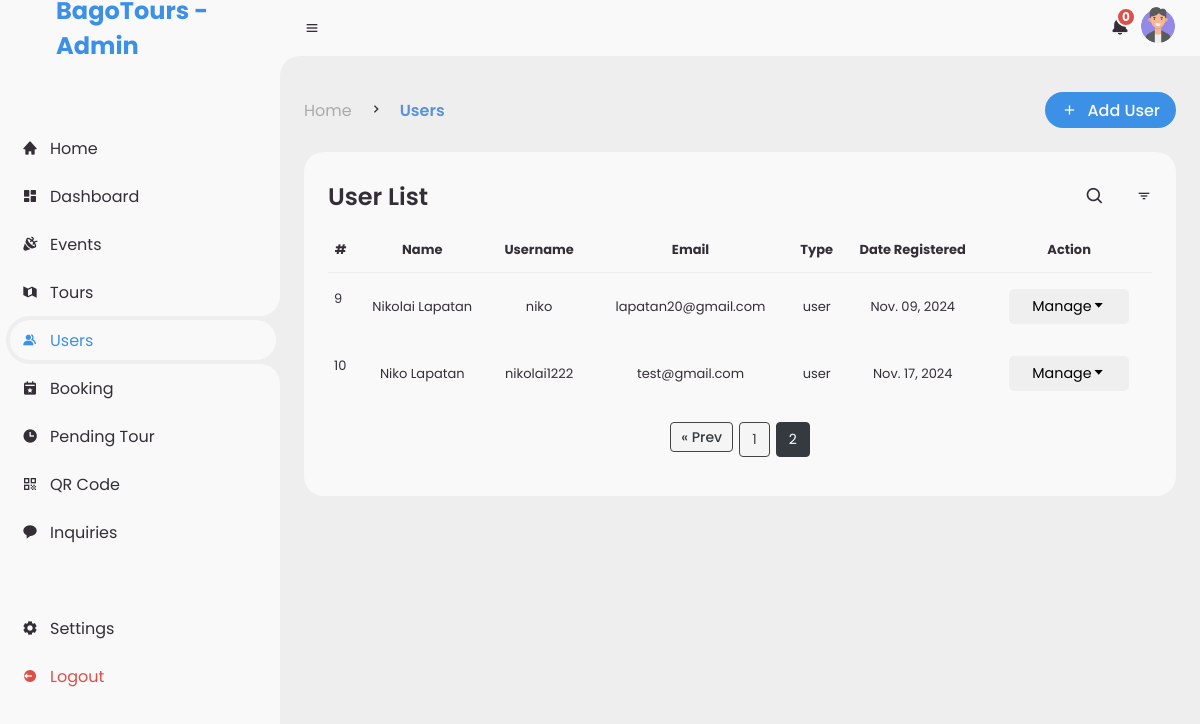
Page /admin/user.php?page=2 (signed in) on the committed database.
### tables this page shows
CREATE TABLE `users` (
  `id` int(50) NOT NULL,
  `profile_picture` varchar(200) DEFAULT NULL,
  `name` varchar(100) NOT NULL,
  `username` varchar(200) DEFAULT NULL,
  `password` varchar(200) DEFAULT NULL,
  `email` varchar(200) DEFAULT NULL,
  `phone_number` varchar(50) DEFAULT NULL,
  `home_address` varchar(200) NOT NULL,
  `role` varchar(200) DEFAULT NULL,
  `device_id` varchar(255) NOT NULL,
  `date_created` timestamp NOT NULL DEFAULT current_timestamp()
);

### admin/user.php (the view, shortened to what this page needs)
<?php
include '../include/db_conn.php';
$page = isset($_GET['page']) ? (int) $_GET['page'] : 1;
$results_per_page = 8;
$counter = ($page - 1) * $results_per_page + 1;
$start_from = ($page - 1) * $results_per_page;
$count_query = "SELECT COUNT(*) as total FROM users WHERE role != 'admin'";
$params = [];
$stmt = $conn->prepare($count_query);
$stmt->execute($params);
$count_row = $stmt->fetch();
$total_records = $count_row['total'];
$total_pages = ceil($total_records / $results_per_page);
$data_query = "SELECT * FROM users WHERE role != 'admin'";
$params = [];
$data_query .= " LIMIT $start_from, $results_per_page";
$stmt = $conn->prepare($data_query);
$stmt->execute($params);
$users = $stmt->fetchAll();
?>
<!DOCTYPE html>
<html lang="en">
<tl>
    <link href='https://unpkg.com/boxicons@2.0.9/css/boxicons.min.css' rel='stylesheet'>
    <link rel="stylesheet" href="assets/css/admin.css">
    <link rel="stylesheet" href="https://cdn.jsdelivr.net/npm/sweetalert2@11/dist/sweetalert2.min.css">
    </head>
    <body>
        <?php include 'includes/sidebar.php'; ?>
        <section id="content">
            <?php include 'includes/navbar.php'; ?>
            <main>
                <div class="head-title">
                    <div class="left">
                        <?php include 'includes/breadcrumb.php'; ?>
                    </div>
                    <a href="add-user" class="btn-download">
                        <i class='bx bx-plus'></i>
                        <span class="text">Add User</span>
                    </a>
                </div>
                <div class="table-data" id="userTableContainer">
                    <div class="order">
                        <div class="head">
                            <h3>User List</h3>
                            <div class="search-container">
                                <i class='bx bx-search' id="search-icon"></i>
                            </div>
                            <i class='bx bx-filter'></i>
                        </div>
                        <table id="userTable">
                            <thead>
                                <tr>
                                    <th>#</th>
                                    <th>Name</th>
                                    <th>Username</th>
                                    <th>Email</th>
                                    <th>Type</th>
                                    <th>Date Registered</th>
                                    <th>Action</th>
                                </tr>
                            </thead>
                            <tbody>
                                <?php if (count($users) > 0): ?>
                                    <?php foreach ($users as $user): ?>
                                        <tr>
                                            <td><?php echo $counter++; ?></td>
                                            <td><?php echo htmlspecialchars($user['name']); ?></td>
                                            <td><?php echo htmlspecialchars($user['username']); ?></td>
                                            <td><?php echo htmlspecialchars($user['email']); ?></td>
                                            <td><?php echo htmlspecialchars($user['role']); ?></td>
                                            <td><?php echo date('M. d, Y', strtotime($user['date_created'])); ?></td>
                                            <td>
                                                <div class='dropdown'>
                                                    <button id='drop'>Manage<i class='bx bx-caret-down'></i></button>
                                                </div>
                                            </td>
                                        </tr>
                                    <?php endforeach; ?>
                                <?php endif; ?>
                            </tbody>
                        </table>
                        <div class="pagination">
                            <?php
                            $page = isset($_GET['page']) ? (int) $_GET['page'] : 1;
                            $start_page = max(1, $page - 2);
                            $end_page = min($total_pages, $page + 2);
                            if ($page > 1): ?>
                                <a class="btn" href="?page=<?php echo $page - 1; ?>">&laquo; Prev</a>
                            <?php endif; ?>
                            <?php for ($i = $start_page; $i <= $end_page; $i++): ?>
                                <a href="?page=<?php echo $i; ?>" class="<?php echo ($i == $page) ? 'active' : ''; ?>">
                                    <?php echo $i; ?>
                                </a>
                            <?php endfor; ?>
                        </div>
                    </div>
                </div>
            </main>
        </section>
    </body>
</html>

### admin/assets/css/admin.css (style rules this page uses)
* { margin: 0; padding: 0; font-family: var(--poppins); box-sizing: border-box; }
a { text-decoration: none; }
:root { --poppins: 'Poppins', sans-serif; --lato: 'Lato', sans-serif; --light: #F9F9F9; --blue: #3C91E6; --light-blue: #CFE8FF; --grey: #eee; --dark-grey: #AAAAAA; --dark: #342E37; --red: #DB504A; --yellow: #FFCE26; --light-yellow: #FFF2C6; --orange: #FD7238; --light-orange: #FFE0D3; }
html { overflow-x: hidden; }
body { background: var(--grey); overflow-x: hidden; }
.pagination { margin: 5px; display: flex; justify-content: center; background-color: var(--light); padding: 10px; border-radius: 8px; }
.pagination a, .pagination span { margin: 0 3px; padding: 6px 12px; text-decoration: none; border: 1px solid #444; color: #444; border-radius: 4px; font-size: 14px; background-color: #f5f5f5; }
.pagination .btn { color: #343a40; }
.pagination a.active { background-color: #343a40; color: white; border-color: #343a40; }
.search-container { display: flex; align-items: center; padding: 5px; width: 40px; transition: width 0.4s ease; }
#search-icon { font-size: 20px; cursor: pointer; }
#content { position: relative; width: calc(100% - 280px); left: 280px; transition: .3s ease; }
#content main { width: 100%; padding: 36px 24px; font-family: var(--poppins); max-height: calc(100vh - 56px); overflow-y: scroll; }
#content main .head-title { display: flex; align-items: center; justify-content: space-between; grid-gap: 16px; flex-wrap: wrap; }
#content main .head-title .btn-download { height: 36px; padding: 0 16px; border-radius: 36px; background: var(--blue); color: var(--light); display: flex; justify-content: center; align-items: center; grid-gap: 10px; font-weight: 500; }
main .btn { height: 30px; padding: 0 10px; display: flex; justify-content: center; align-items: center; grid-gap: 10px; font-weight: 500; }
#content main .table-data { display: flex; flex-wrap: wrap; grid-gap: 24px; margin-top: 24px; width: 100%; color: var(--dark); }
#content main .table-data>div { border-radius: 20px; background: var(--light); padding: 24px; overflow-x: auto; }
#content main .table-data .head { display: flex; align-items: center; grid-gap: 16px; margin-bottom: 24px; }
#content main .table-data .head h3 { margin-right: auto; font-size: 24px; font-weight: 600; }
#content main .table-data .head .bx { cursor: pointer; }
#content main .table-data .order { flex-grow: 1; flex-basis: 500px; }
#content main .table-data .order table { width: 100%; border-collapse: collapse; text-align: center; }
#content main .table-data .order table th { padding-bottom: 12px; font-size: 13px; border-bottom: 1px solid var(--grey); }
#content main .table-data .order table td { font-size: 13px; padding: 16px 0; }
#content main .table-data .order table tr td:first-child { display: flex; align-items: center; grid-gap: 12px; padding-left: 6px; }

### admin/user.php (style rules this page uses)
.dropdown { position: relative; display: inline-block; }
.dropdown button { color: black; padding: 7px 10px; border: none; cursor: pointer; font-size: 1.1em; border-radius: 5px; width: 120px; }
.btn { padding: 5px 10px; border: none; color: black; font-size: 1.1em; cursor: pointer; }

### rows in the picture
users: name "Nikolai Lapatan", username "niko", email "lapatan20@gmail.com", role "user", date_created "Nov. 09, 2024"
users: name "Niko Lapatan", username "nikolai1222", email "test@gmail.com", role "user", date_created "Nov. 17, 2024"

### other values in the picture
$breadcrumb['title'] "Home"
$breadcrumb['title'] "Users"
